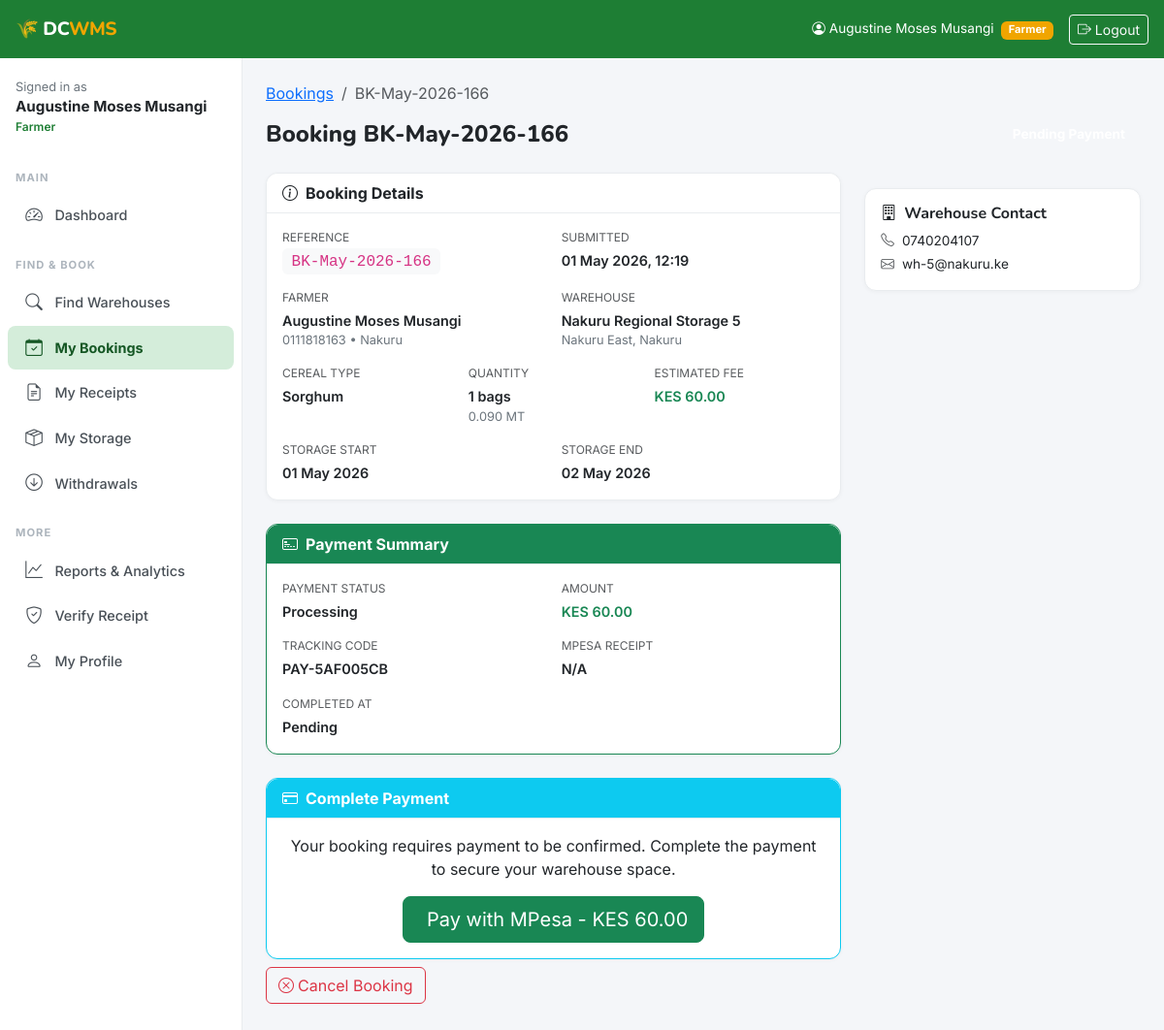
Page /bookings/166/ (signed in) on the earlier database version.
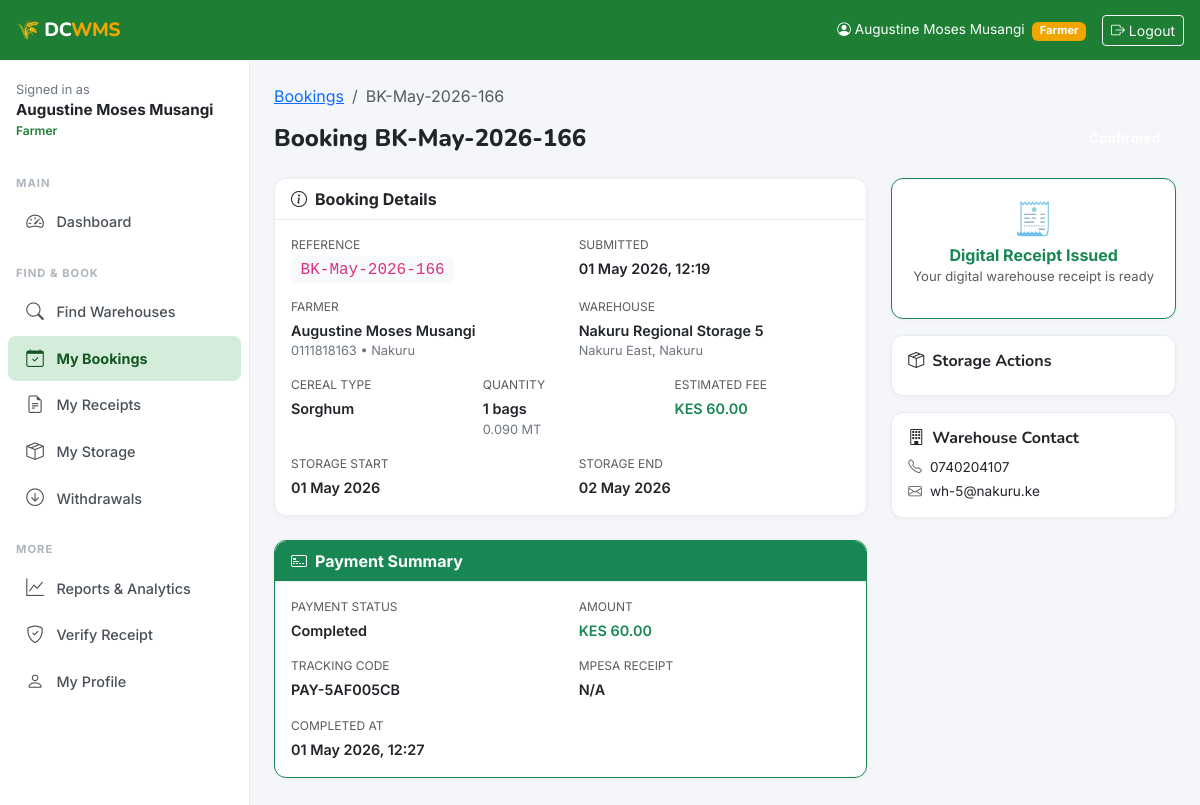
Same page on the later database version.
### payments/models.py (models this page shows, shortened)
class Payment(models.Model):
    STATUS_PENDING = 'pending'
    STATUS_PROCESSING = 'processing'
    STATUS_COMPLETED = 'completed'
    STATUS_FAILED = 'failed'
    STATUS_CANCELLED = 'cancelled'
    STATUS_CHOICES = [
        (STATUS_PENDING, 'Pending'),
        (STATUS_PROCESSING, 'Processing'),
        (STATUS_COMPLETED, 'Completed'),
        (STATUS_FAILED, 'Failed'),
        (STATUS_CANCELLED, 'Cancelled'),
    ]
    PAYMENT_METHOD_MPESA = 'mpesa'
    PAYMENT_METHOD_CHOICES = [
        (PAYMENT_METHOD_MPESA, 'M-Pesa'),
    ]
    payment_id = models.UUIDField(default=uuid.uuid4, editable=False, unique=True)
    booking = models.OneToOneField('bookings.Booking', on_delete=models.CASCADE, related_name='payment')
    farmer = models.ForeignKey(settings.AUTH_USER_MODEL, on_delete=models.CASCADE, related_name='payments')
    amount_kes = models.DecimalField(max_digits=12, decimal_places=2, validators=[MinValueValidator(0.01)])
    payment_method = models.CharField(max_length=20, choices=PAYMENT_METHOD_CHOICES, default=PAYMENT_METHOD_MPESA)
    mpesa_receipt_number = models.CharField(max_length=20, blank=True, null=True)
    mpesa_transaction_id = models.CharField(max_length=50, blank=True, null=True)
    mpesa_phone_number = models.CharField(max_length=15, blank=True, null=True)
    status = models.CharField(max_length=20, choices=STATUS_CHOICES, default=STATUS_PENDING)
    initiated_at = models.DateTimeField(auto_now_add=True)
    completed_at = models.DateTimeField(null=True, blank=True)
    callback_data = models.JSONField(null=True, blank=True)
    error_message = models.TextField(blank=True)
    class Meta:
        ordering = ['-initiated_at']
    @property
    def payment_ref(self):
        return f"PAY-{str(self.payment_id)[:8].upper()}"
    @property
    def tracking_code(self):
        if self.mpesa_receipt_number:
            return f"TRK-{self.mpesa_receipt_number}"
        return self.payment_ref

### bookings/models.py (models this page shows, shortened)
class Booking(models.Model):
    STATUS_PENDING_PAYMENT = 'pending_payment'
    STATUS_CONFIRMED = 'confirmed'
    STATUS_ACTIVE = 'active'
    STATUS_COMPLETED = 'completed'
    STATUS_CANCELLED = 'cancelled'
    STATUS_CHOICES = [
        (STATUS_PENDING_PAYMENT, 'Pending Payment'),
        (STATUS_CONFIRMED, 'Confirmed'),
        (STATUS_ACTIVE, 'Active'),
        (STATUS_COMPLETED, 'Completed'),
        (STATUS_CANCELLED, 'Cancelled'),
    ]
    CEREAL_CHOICES = [
        ('maize', 'Maize'), ('wheat', 'Wheat'), ('sorghum', 'Sorghum'),
        ('millet', 'Millet'), ('barley', 'Barley'), ('rice', 'Rice'),
        ('beans', 'Beans'), ('peas', 'Peas'), ('other', 'Other'),
    ]
    booking_reference = models.CharField(max_length=20, unique=True, editable=False)
    farmer = models.ForeignKey(
        settings.AUTH_USER_MODEL, on_delete=models.CASCADE,
        related_name='bookings', limit_choices_to={'role': 'farmer'}
    )
    warehouse = models.ForeignKey(
        'warehouses.Warehouse', on_delete=models.CASCADE, related_name='bookings'
    )
    cereal_type = models.CharField(max_length=30, choices=CEREAL_CHOICES, default='maize')
    quantity_bags = models.IntegerField(
        validators=[MinValueValidator(1)],
        help_text="Number of 90kg bags"
    )
    quantity_mt = models.DecimalField(
        max_digits=8, decimal_places=3,
        help_text="Weight in metric tonnes (auto-calculated)"
    )
    storage_start_date = models.DateField()
    storage_end_date = models.DateField()
    total_fee_kes = models.DecimalField(max_digits=12, decimal_places=2, default=0)
    status = models.CharField(max_length=20, choices=STATUS_CHOICES, default=STATUS_PENDING_PAYMENT)
    farmer_notes = models.TextField(blank=True)
    created_at = models.DateTimeField(auto_now_add=True)
    updated_at = models.DateTimeField(auto_now=True)
    class Meta:
        ordering = ['-created_at']
    @property
    def booking_ref_human(self):
        return self.booking_reference or 'BK-UNKNOWN'

### accounts/models.py (models this page shows, shortened)
class User(AbstractUser):
    ROLE_FARMER = 'farmer'
    ROLE_OPERATOR = 'operator'
    ROLE_ADMIN = 'admin'
    ROLE_CHOICES = [
        (ROLE_FARMER, 'Farmer'),
        (ROLE_OPERATOR, 'Warehouse Operator'),
        (ROLE_ADMIN, 'Admin'),
    ]
    role = models.CharField(max_length=20, choices=ROLE_CHOICES, default=ROLE_FARMER)
    phone_number = models.CharField(max_length=15, blank=True)
    national_id = models.CharField(max_length=20, blank=True, unique=True, null=True)
    county = models.CharField(max_length=100, blank=True)
    sub_county = models.CharField(max_length=100, blank=True)
    village = models.CharField(max_length=100, blank=True)
    profile_photo = models.ImageField(upload_to='profiles/', blank=True, null=True)
    is_verified = models.BooleanField(default=False)
    created_at = models.DateTimeField(auto_now_add=True)
    updated_at = models.DateTimeField(auto_now=True)
    class Meta:
        verbose_name = 'User'
        verbose_name_plural = 'Users'
    @property
    def is_farmer(self):
        return self.role == self.ROLE_FARMER
    @property
    def is_operator(self):
        return self.role == self.ROLE_OPERATOR
    @property
    def is_admin_user(self):
        return self.role == self.ROLE_ADMIN or self.is_superuser

### warehouses/models.py (models this page shows, shortened)
class Warehouse(models.Model):
    operator = models.ForeignKey(
        settings.AUTH_USER_MODEL,
        on_delete=models.CASCADE,
        related_name='warehouses',
        limit_choices_to={'role': 'operator'}
    )
    name = models.CharField(max_length=200)
    registration_number = models.CharField(max_length=50, unique=True, blank=True)
    county = models.CharField(max_length=100, choices=COUNTY_CHOICES)
    sub_county = models.CharField(max_length=100)
    village = models.CharField(max_length=100, blank=True)
    physical_address = models.TextField()
    latitude = models.DecimalField(max_digits=9, decimal_places=6, null=True, blank=True)
    longitude = models.DecimalField(max_digits=9, decimal_places=6, null=True, blank=True)
    total_capacity_mt = models.DecimalField(
        max_digits=10, decimal_places=2,
        validators=[MinValueValidator(0.01)],
        help_text="Total capacity in metric tonnes"
    )
    available_capacity_mt = models.DecimalField(
        max_digits=10, decimal_places=2,
        validators=[MinValueValidator(0)],
        help_text="Currently available capacity in metric tonnes"
    )
    storage_type = models.CharField(max_length=20, choices=STORAGE_TYPE_CHOICES, default='bagged')
    certification_status = models.CharField(max_length=20, choices=CERTIFICATION_CHOICES, default='wrsc')
    certification_expiry = models.DateField(null=True, blank=True)
    has_pest_control = models.BooleanField(default=True)
    has_moisture_control = models.BooleanField(default=False)
    has_security = models.BooleanField(default=True)
    has_fumigation = models.BooleanField(default=False)
    accepts_wrs = models.BooleanField(default=True, verbose_name="Accepts WRS Receipts")
    contact_phone = models.CharField(max_length=15)
    contact_email = models.EmailField(blank=True)
    storage_fee_per_bag_month = models.DecimalField(
        max_digits=8, decimal_places=2, default=50.00,
        help_text="KES per 90kg bag per month"
    )
    is_active = models.BooleanField(default=True)
    created_at = models.DateTimeField(auto_now_add=True)
    updated_at = models.DateTimeField(auto_now=True)
    class Meta:
        ordering = ['-created_at']
        verbose_name = 'Warehouse'
        verbose_name_plural = 'Warehouses'

### bookings/views.py (the view)
# urls.py: path('<int:pk>/', views.booking_detail, name='detail'),
@login_required
@login_required
def booking_detail(request, pk):
    user = request.user
    if user.is_farmer:
        booking = get_object_or_404(Booking, pk=pk, farmer=user)
    elif user.is_operator:
        booking = get_object_or_404(Booking, pk=pk, warehouse__operator=user)
    else:
        booking = get_object_or_404(Booking, pk=pk)
    payment = None
    if hasattr(booking, 'payment'):
        payment = booking.payment
    return render(request, 'bookings/detail.html', {'booking': booking, 'payment': payment})

### templates/bookings/detail.html (shortened to what the changed rows need)
{% extends 'base.html' %}
{% block content %}
<div class="mb-4">
  <nav aria-label="breadcrumb"><ol class="breadcrumb">
    <li class="breadcrumb-item"><a href="{% url 'bookings:list' %}">Bookings</a></li>
    <li class="breadcrumb-item active">{{ booking.booking_ref_human }}</li>
  </ol></nav>
  <div class="d-flex justify-content-between align-items-center">
    <h4 class="mb-0" style="font-family:'Nunito',sans-serif;font-weight:800;">
      Booking {{ booking.booking_ref_human }}
    </h4>
    <span class="badge badge-{{ booking.status }} rounded-pill px-3 py-2" style="font-size:.85rem;">
    </span>
  </div>
</div>
<div class="row g-4">
  <div class="col-md-8">
    <div class="card mb-4">
      <div class="card-header"><i class="bi bi-info-circle me-2"></i>Booking Details</div>
      <div class="card-body">
        <div class="row g-3" style="font-size:.9rem;">
          <div class="col-6">
            <div class="text-muted mb-1" style="font-size:.75rem;">REFERENCE</div>
            <code style="font-size:1rem;background:#f8f9fa;padding:.3rem .6rem;border-radius:6px;">{{ booking.booking_ref_human }}</code>
          </div>
          <div class="col-6">
            <div class="text-muted mb-1" style="font-size:.75rem;">SUBMITTED</div>
            <div class="fw-semibold">{{ booking.created_at|date:"d M Y, H:i" }}</div>
          </div>
          <div class="col-6">
            <div class="text-muted mb-1" style="font-size:.75rem;">FARMER</div>
            <div class="fw-semibold">{{ booking.farmer.get_full_name }}</div>
            <div style="font-size:.8rem;color:#6c757d;">{{ booking.farmer.phone_number }} &bull; {{ booking.farmer.county }}</div>
          </div>
          <div class="col-6">
            <div class="text-muted mb-1" style="font-size:.75rem;">WAREHOUSE</div>
            <div class="fw-semibold">{{ booking.warehouse.name }}</div>
            <div style="font-size:.8rem;color:#6c757d;">{{ booking.warehouse.sub_county }}, {{ booking.warehouse.county }}</div>
          </div>
          <div class="col-4">
            <div class="text-muted mb-1" style="font-size:.75rem;">CEREAL TYPE</div>
            <div class="fw-semibold text-capitalize">{{ booking.cereal_type }}</div>
          </div>
          <div class="col-4">
            <div class="text-muted mb-1" style="font-size:.75rem;">QUANTITY</div>
            <div class="fw-semibold">{{ booking.quantity_bags }} bags</div>
            <div style="font-size:.8rem;color:#6c757d;">{{ booking.quantity_mt }} MT</div>
          </div>
          <div class="col-4">
            <div class="text-muted mb-1" style="font-size:.75rem;">ESTIMATED FEE</div>
            <div class="fw-semibold text-success">KES {{ booking.total_fee_kes|floatformat:2 }}</div>
          </div>
          <div class="col-6">
            <div class="text-muted mb-1" style="font-size:.75rem;">STORAGE START</div>
            <div class="fw-semibold">{{ booking.storage_start_date|date:"d M Y" }}</div>
          </div>
          <div class="col-6">
            <div class="text-muted mb-1" style="font-size:.75rem;">STORAGE END</div>
            <div class="fw-semibold">{{ booking.storage_end_date|date:"d M Y" }}</div>
          </div>
        </div>
      </div>
    </div>
    {% if payment %}
    <div class="card border-success mb-4">
      <div class="card-header bg-success text-white"><i class="bi bi-credit-card-2-front me-2"></i>Payment Summary</div>
      <div class="card-body">
        <div class="row g-3" style="font-size:.9rem;">
          <div class="col-6">
            <div class="text-muted mb-1" style="font-size:.75rem;">PAYMENT STATUS</div>
            <div class="fw-semibold">{{ payment.get_status_display }}</div>
          </div>
          <div class="col-6">
            <div class="text-muted mb-1" style="font-size:.75rem;">AMOUNT</div>
            <div class="fw-semibold text-success">KES {{ payment.amount_kes|floatformat:2 }}</div>
          </div>
          <div class="col-6">
            <div class="text-muted mb-1" style="font-size:.75rem;">TRACKING CODE</div>
            <div class="fw-semibold">{{ payment.tracking_code }}</div>
          </div>
          <div class="col-6">
            <div class="text-muted mb-1" style="font-size:.75rem;">MPESA RECEIPT</div>
            <div class="fw-semibold">{{ payment.mpesa_receipt_number|default:'N/A' }}</div>
          </div>
          <div class="col-6">
            <div class="text-muted mb-1" style="font-size:.75rem;">COMPLETED AT</div>
            <div class="fw-semibold">{% if payment.completed_at %}{{ payment.completed_at|date:'d M Y, H:i' }}{% else %}Pending{% endif %}</div>
          </div>
        </div>
      </div>
    </div>
    {% endif %}
    {% if user.is_farmer and booking.status == 'pending_payment' %}
    <div class="card border-info">
      <div class="card-header bg-info text-white"><i class="bi bi-credit-card me-2"></i>Complete Payment</div>
      <div class="card-body text-center">
        <p class="mb-3">Your booking requires payment to be confirmed. Complete the payment to secure your warehouse space.</p>
        <a href="{% url 'payments:initiate' booking.pk %}" class="btn btn-success btn-lg">
          Pay with MPesa - KES {{ booking.total_fee_kes|floatformat:2 }}
        </a>
      </div>
    </div>
    {% endif %}
    {% if user.is_farmer and booking.status == 'pending_payment' %}
    <a href="{% url 'bookings:cancel' booking.pk %}" class="btn btn-outline-danger mt-2">
      <i class="bi bi-x-circle me-1"></i>Cancel Booking
    </a>
    {% endif %}
  </div>
  <div class="col-md-4">
    {% if booking.status == 'confirmed' or booking.status == 'active' %}
    <div class="card mb-3 border-success">
      <div class="card-body text-center">
        <div style="font-size:2rem;">🧾</div>
        <div class="fw-bold text-success">Digital Receipt Issued</div>
        <div class="text-muted mb-3" style="font-size:.82rem;">Your digital warehouse receipt is ready</div>
      </div>
    </div>
    {% endif %}
    {% if booking.status == 'confirmed' or booking.status == 'active' %}
    <div class="card">
      <div class="card-body">
        <h6 class="fw-bold"><i class="bi bi-box-seam me-2"></i>Storage Actions</h6>
      </div>
    </div>
    {% endif %}
    <div class="card mt-3">
      <div class="card-body">
        <div style="font-size:.85rem;">
          <div class="mb-1"><i class="bi bi-telephone me-2 text-muted"></i>{{ booking.warehouse.contact_phone }}</div>
          {% if booking.warehouse.contact_email %}
          <div><i class="bi bi-envelope me-2 text-muted"></i>{{ booking.warehouse.contact_email }}</div>
          {% endif %}
        </div>
      </div>
    </div>
  </div>
</div>
{% endblock %}

Differences in the rows shown:
changed Booking "Sorghum": status "pending_payment" → "confirmed" (drawn); total_fee_kes "60.00" → (not shown)
changed Payment "PAY-5AF005CB": status "Processing" → "Completed"; completed_at (not shown) → "01 May 2026, 12:27"
Other differences:
text no longer shown: "Pending Complete Payment Your booking requires payment to be confirmed. Complete the payment to secure your warehouse space. Pay with MPesa - KES Cancel Booking"
text now shown: "🧾 Digital Receipt Issued Your digital warehouse receipt is ready Storage Actions"
